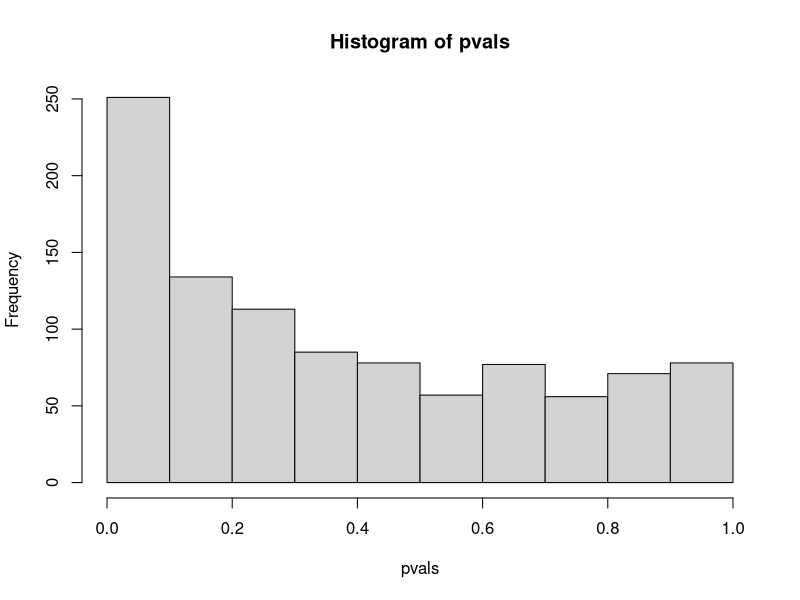

Recreate this plot in R.
#Statisitcal Inference 9: Hypothesis Testing

#9.1 p-values

#Phrasing research asking questions, for example:
#Does a medication extend the lives of cancer patients?
#Does an increase in gun sales correlate with more gun violence?
#Does class size affect test scores?

#Exercises 9.3

#1 Generate a sample of size N=1000 from an urn model with 50% 
#blue beads:
N <- 1000
theta <- 0.5
x <- rbinom(N, 1, 0.5)
x_hat<-mean(x)
x_hat
#[1] 0.478
se<-sqrt(x_hat*(1-x_hat)/N)
#[1] 0.01579465
z <- (x_hat - theta) / se
#[1] -1.456189
p_value <- 2 *(1-pnorm(abs(z)))
p_value
#[1] 0.1453403
#Hypothesis H0: p=0.5 vs H1 != 0.5 with an alpha=0.05
#the p_value > alpha, so the null hypothesis is not rejected

#then, compute a p-value if theta=0.5. Repeat this 10,000 times
# and report how often the p-value is lower than 0.05?
N <- 10000
theta <- 0.5
x <- rbinom(N, 1, 0.5)
x_hat<-mean(x)
x_hat
#[1] 0.5002
se<-sqrt(x_hat*(1-x_hat)/N)
#[1] 0.005
z <- (x_hat - theta) / se
#[1] 0.04
p_value <- 2 *(1-pnorm(abs(z)))
p_value
#[1] 0.9680931
#Hypothesis H0: p=0.5 vs H1 != 0.5 with an alpha=0.05
#the p_value > alpha, so the null hypothesis is not rejected

#Finding how often less than 0.05
set.seed(2)

M <- 1000
N <- 10000
p0 <- 0.5
p1 <- 0.505                       # try 0.505, 0.51, 0.52, etc.

pvals <- replicate(M, {
  k <- rbinom(1, N, p1)
  phat <- k / N
  se <- sqrt(phat * (1 - phat) / N)
  z <- (phat - p0) / se
  2 * (1 - pnorm(abs(z)))
})

mean(pvals < 0.05)                 # estimated power at p1
#[1] 0.168

#How often is it lower than 0.01?
set.seed(2)

M <- 1000
N <- 10000
p0 <- 0.5
p1 <- 0.505                       # try 0.505, 0.51, 0.52, etc.

pvals <- replicate(M, {
  k <- rbinom(1, N, p1)
  phat <- k / N
  se <- sqrt(phat * (1 - phat) / N)
  z <- (phat - p0) / se
  2 * (1 - pnorm(abs(z)))
})

mean(pvals < 0.01)                 # estimated power at p1
#[1] 0.054

#2 Make a histogram of the p-values you generated in exercise 1.
hist(pvals)
#c. The p-values are uniformly distributed.
#null pvals are uniformly distributed between 0 and 1
#the peak closest to 0 is where the alternative hypothesis live along
#with some potential false positives

#3. Demonstrate, mathematically, why we see the histogram we see in exercise 
# Hint: To compute the p-value, we need to calculate a test statistic, Z.
# We can approximate Z using the CLT, which tells us that Z approximately 
#follows a standard normal distribution. The p-value is calculated as: 
# p = 2{1 - phi(|z|)}  where: z is the observed value of Z and phi(z) 
#is the CDF of the standard normal distribution (pnorm(z) in R). To 
#understand the distribution of the p-values, consider the probability 
#that the p-value is less than or equal to some threshold alpha between
# 0 and 1: Pr(p <= alpha) = Pr({2{1 - phi(|z|)} <= alpha. Remember that 
#p follows a uniform distribution if Pr(p <= alpha) = a.

#answered in 1 & 2

#4 Generate a sample of size N=1000 from an urn model with 52% blue
# beads:
N <- 1000 
theta <- 0.52
x <- rbinom(N, 1, theta)

#Compute a p-value to test if theta=0.5. Repeat this 10,000 times 
#and report how often the p-value is larger than 0.05? Note that 
#you are computing 1 - power.

x_hat<-mean(x)
x_hat
#[1] 0.502
se<-sqrt(x_hat*(1-x_hat)/N)
#[1] 0.01581126
z <- (x_hat - theta) / se
z
#[1] -1.138429
p_value <- 2 *(1-pnorm(abs(z)))
p_value
#[1] 0.2549414

#Finding how often less than 0.05
set.seed(2)

M <- 1000
N <- 10000
p0 <- 0.52
p1 <- 0.5                      # try 0.505, 0.51, 0.52, etc.

pvals <- replicate(M, {
  k <- rbinom(1, N, p1)
  phat <- k / N
  se <- sqrt(phat * (1 - phat) / N)
  z <- (phat - p0) / se
  2 * (1 - pnorm(abs(z)))
})

mean(pvals < 0.01)                 # estimated power at p1

#[1] 0.969